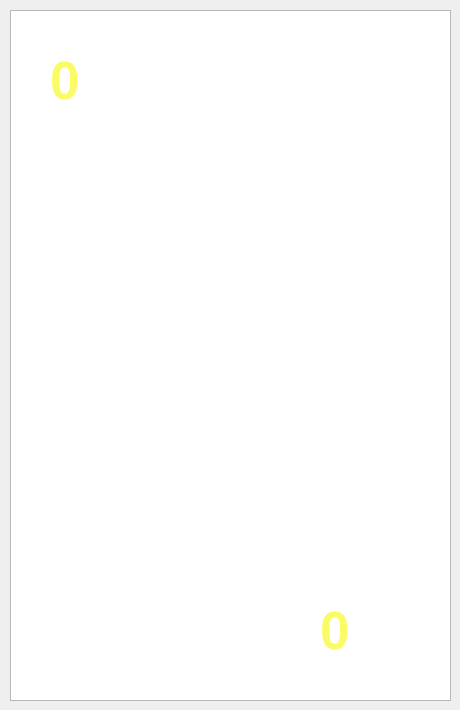
    <widget class="QWidget" name="page_9">
     <widget class="QGraphicsView" name="graphicsView_2">
      <property name="geometry">
       <rect>
        <x>10</x>
        <y>10</y>
        <width>441</width>
        <height>691</height>
       </rect>
      </property>
      <property name="verticalScrollBarPolicy">
       <enum>Qt::ScrollBarPolicy::ScrollBarAlwaysOff</enum>
      </property>
      <property name="horizontalScrollBarPolicy">
       <enum>Qt::ScrollBarPolicy::ScrollBarAlwaysOff</enum>
      </property>
     </widget>
     <widget class="QLabel" name="label_26">
      <property name="geometry">
       <rect>
        <x>50</x>
        <y>60</y>
        <width>131</width>
        <height>41</height>
       </rect>
      </property>
      <property name="font">
       <font>
        <pointsize>40</pointsize>
        <bold>true</bold>
       </font>
      </property>
      <property name="styleSheet">
       <string notr="true">color: rgba(250,250, 50, 190);</string>
      </property>
      <property name="text">
       <string>0</string>
      </property>
     </widget>
     <widget class="QLabel" name="label_29">
      <property name="geometry">
       <rect>
        <x>320</x>
        <y>610</y>
        <width>111</width>
        <height>41</height>
       </rect>
      </property>
      <property name="font">
       <font>
        <pointsize>40</pointsize>
        <bold>true</bold>
       </font>
      </property>
      <property name="styleSheet">
       <string notr="true">color: rgba(250,250, 50, 190);</string>
      </property>
      <property name="text">
       <string>0</string>
      </property>
     </widget>
    </widget>
